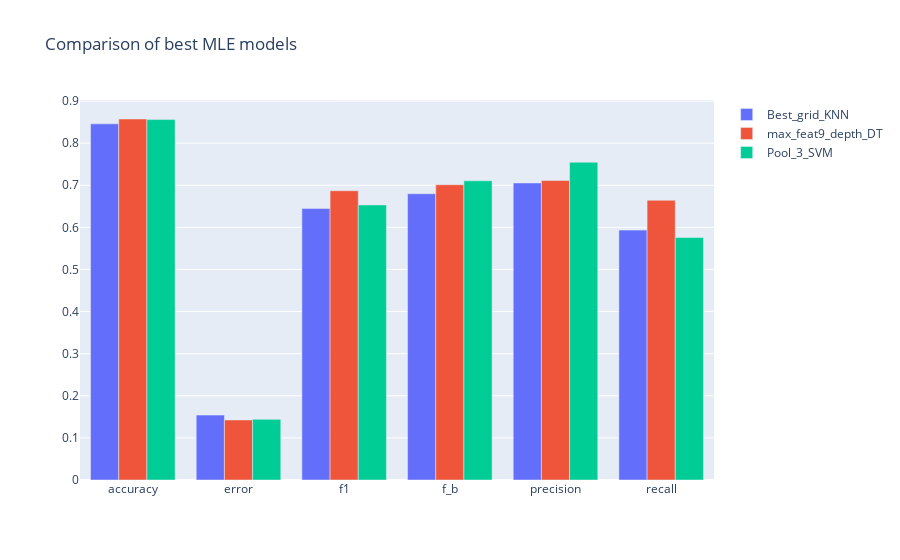

This figure's notebook cell:
### Markdown cell above
### Conclusion

The Decision Tree that resulted from our hyper parameter tunning that gave the overall best performance and the most consistent results.  Our KNN Model has some very interesting results and unexpected results that were influenced by the scaling of the data. We were able to accurately predict a little over 85.7% of the data accurately, using Decision Trees, withouth losing much with the other metrics used.

Although this seems like a good statistic, the drawback of using Decision Trees may not make it a strong option for comparing data that has few patters.

### Code cell
best_models_comparison = []
best_models_comparison.append(find_best_score(list_of_dict=list_of_best_KNN))
best_models_comparison.append(find_best_score(list_of_dict=list_of_best_DT))
best_models_comparison.append(find_best_score(list_of_dict=list_of_svm))

graph_metrics_comparison(best_models_comparison, ['k'], title_of_graph='Comparison of best MLE models')

### Figure 1 — Plotly figure (JSON) as saved in the notebook; plotly's stock layout.template omitted (floating-point values rounded to 4 significant figures)
{"data": [{"name": "Best_grid_KNN", "type": "bar", "x": ["accuracy", "error", "f1", "f_b", "precision", "recall"], "y": [0.8459, 0.1541, 0.6446, 0.6798, 0.7054, 0.5935]}, {"name": "max_feat9_depth_DT", "type": "bar", "x": ["accuracy", "error", "f1", "f_b", "precision", "recall"], "y": [0.8574, 0.1426, 0.687, 0.7013, 0.7112, 0.6643]}, {"name": "Pool_3_SVM", "type": "bar", "x": ["accuracy", "error", "f1", "f_b", "precision", "recall"], "y": [0.856, 0.144, 0.6532, 0.7105, 0.7546, 0.5759]}], "layout": {"title": {"text": "Comparison of best MLE models"}}}
